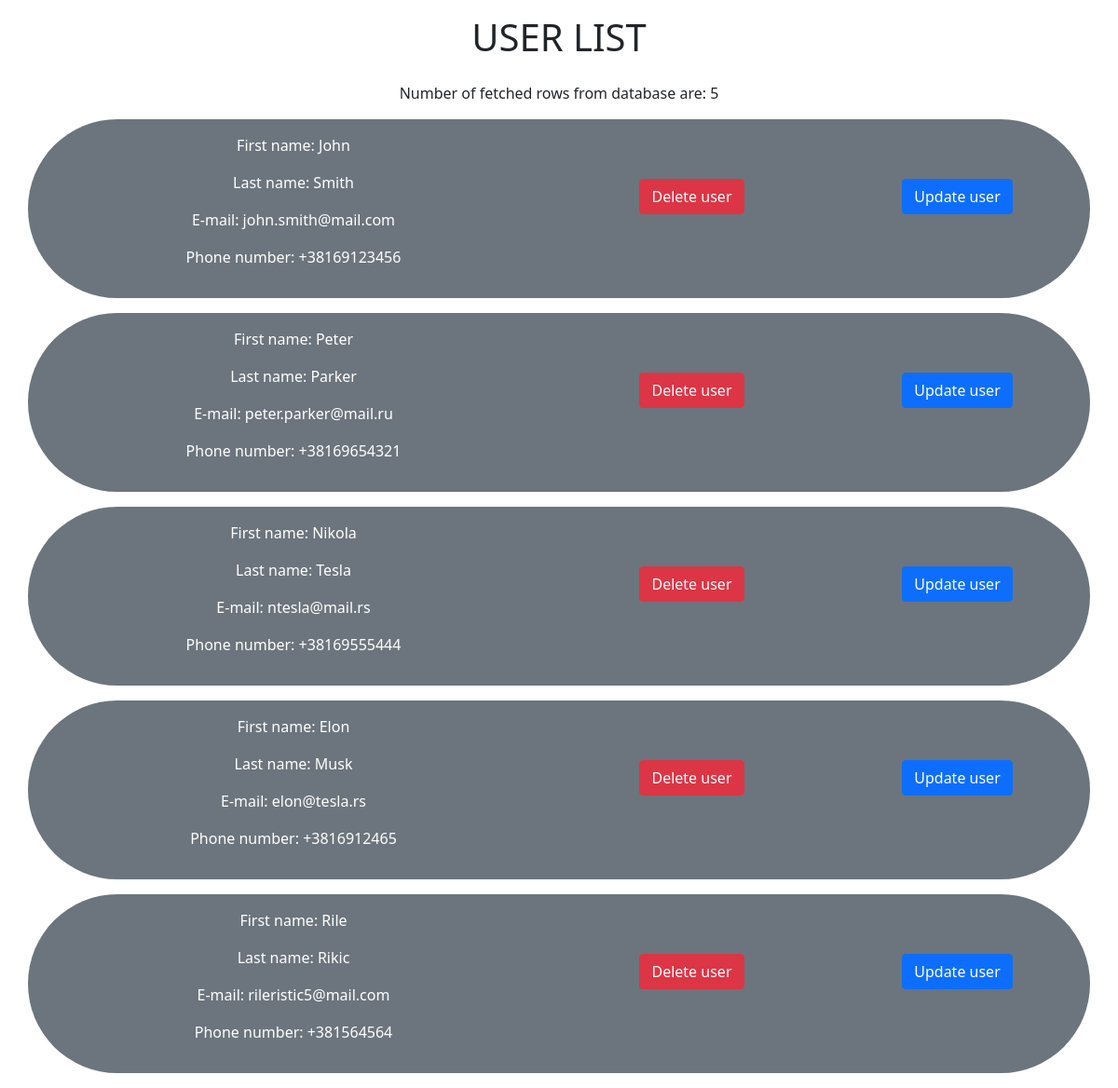
Before: / with the older database file.
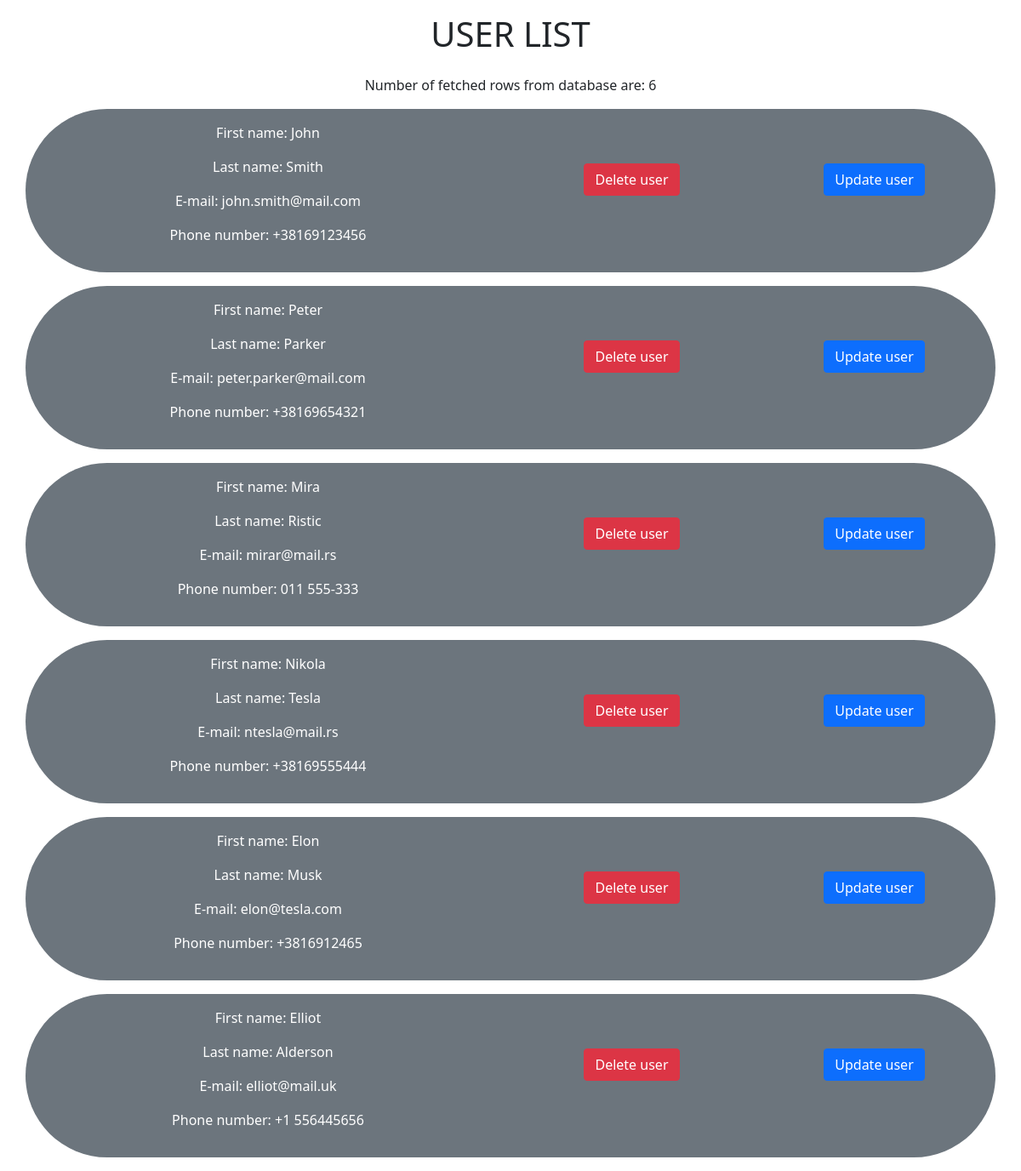
After: the same page with the newer database file.
### tables this page shows
CREATE TABLE `users` (
  `id` int UNSIGNED NOT NULL,
  `first_name` varchar(35) NOT NULL,
  `last_name` varchar(35) NOT NULL,
  `email` varchar(55) NOT NULL,
  `phone_number` varchar(15) NOT NULL DEFAULT '+38169123456',
  `is_deleted` int NOT NULL DEFAULT '0'
);

### inc/functions.php (called while the page is built, shortened)
<?php
    function query($query){
        global $conn;
        $result = mysqli_query($conn, $query);
        if(!$result){
            echo "<p>" . "Error query no. " . mysqli_errno($conn) . "<br>" . " Error: " . mysqli_error($conn) . "</p>";
            exit(1);
        }else{
            return $result;
        }
    }

### index.php (the view, shortened to what this page needs)
<?php
    $result = query("SELECT * FROM users WHERE is_deleted = 0");
?>
<!DOCTYPE html>
<html lang="en">
<head>
    <link href="https://cdn.jsdelivr.net/npm/bootstrap@5.1.3/dist/css/bootstrap.min.css" rel="stylesheet">
</head>
<body>
    <div class="container text-center">
        <h1 class="h1-title text-uppercase py-3">User List</h1>
        <?="<p>Number of fetched rows from database are: " . mysqli_num_rows($result) . "</p>"?>
        <?php while($row = mysqli_fetch_assoc($result)){ ?>
        <div class="row bg-secondary rounded-pill py-3 my-3 text-white">
            <div class="col-md-6">
                <p>First name: <?="{$row["first_name"]}"?></p>
                <p>Last name: <?="{$row["last_name"]}"?></p>
                <p>E-mail: <?="{$row["email"]}"?></p>
                <p>Phone number: <?="{$row["phone_number"]}"?></p>
            </div>
            <div class="col-md-3">
            <button type="button" class="btn btn-danger  my-5" data-bs-toggle="modal" data-bs-target="#warningModal" data-id="<?="{$row['id']}"?>" onclick="showModal(this);">Delete user</button>
            </div>
            <div class="col-md-3">
            <a href='update.php?id=<?="{$row['id']}"?>'><button class="btn btn-primary my-5">Update user</button></a> <br>
            </div>
        </div>
        <?php } ?>
    </div>
</body>
</html>

Changed rows visible on the page:
no longer on this page (row edited): users: first_name "Rile", last_name "Rikic", email "rileristic5@mail.com", phone_number "+381564564"
changed users "Peter": email "peter.parker@mail.ru" → "peter.parker@mail.com"
now on this page (row edited): users: first_name "Mira", last_name "Ristic", email "mirar@mail.rs", phone_number "011 555-333"
changed users "Elon": email "elon@tesla.rs" → "elon@tesla.com"
now on this page (row edited): users: first_name "Elliot", last_name "Alderson", email "elliot@mail.uk", phone_number "+1 556445656"
Other visible differences:
mysqli_num_rows($result): "5" → "6"
